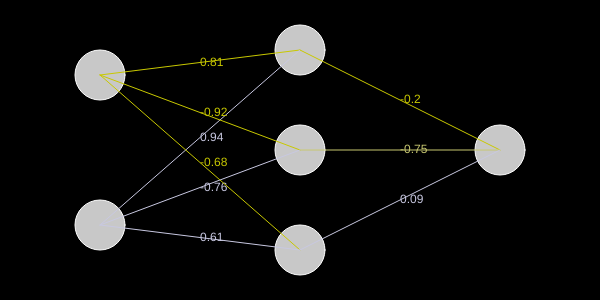
Frame 1 (no input)
Frame 60 (no input): identical to frame 1, image omitted
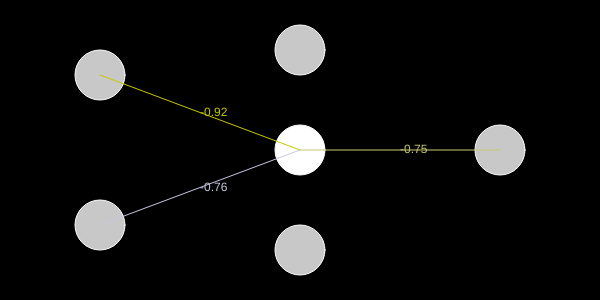
Frame 120 (the mouse pressed at the canvas centre since frame 60)

The p5.js sketch that drew these frames (run headless with seeded random() and noise() and a simulated clock; from frame 60 on, the mouse is pressed at the canvas centre):

// p5.js sketch
// ── sketch.js
var networkArch = [2,3,1];
var NeuronRadius = 25;
var focusNeuron;
var thisPrevNeuron;
var allNeuronsInOriginalPosition = true;


function setup() {
	createCanvas(600,300);
	createP('N/A').id('neuronValue');
	button = createButton('Reset Visualization').mousePressed(function () { allNeuronsInOriginalPosition = false; });
	
	network = new Network(); 
	network.generateNetwork(networkArch);
	
	
	
	//initializing neuron positions and adding new properties to the neuron object
	var Xsegmentation = width / network.layers.length;
	var Xoffset = Xsegmentation/2
	
	for (var i = 0; i < network.layers.length; i++) {
		var thisLayer = network.layers[i];
		var x = Xoffset+Xsegmentation*i;
		
		var Ysegmentation = height / thisLayer.neurons.length;
		var Yoffset = Ysegmentation/2
		
		for (var j = 0; j < thisLayer.neurons.length; j++) {
			var thisNeuron = thisLayer.neurons[j];
			var y = Yoffset+Ysegmentation*j;
			
			//adds visualization properties to the neurons:
			thisNeuron.viz = {};
			thisNeuron.viz.pos = createVector(x,y);
			thisNeuron.viz.originalPos = createVector(x,y);
			thisNeuron.viz.intersectsMouse = function () { return (this.pos.dist(createVector(mouseX, mouseY)) < NeuronRadius); } //here it is without .viz because the function is inside .viz already


		}
	}

}

function draw() {
	background(0);
	
	if (!allNeuronsInOriginalPosition) moveToOriginalPos();
	
	for (var i = 0; i < network.layers.length; i++) {
		var thisLayer = network.layers[i];
		
		for (var j = 0; j < thisLayer.neurons.length; j++) {
			var thisNeuron = thisLayer.neurons[j];
			
			fill(200);
			stroke(255);
			
			if (thisNeuron.viz.intersectsMouse()) {	fill(255); focusNeuron = thisNeuron; select('#neuronValue').html(thisNeuron.value); }
			if ((!thisNeuron.viz.intersectsMouse()) && (focusNeuron == thisNeuron)) { focusNeuron = ""; }
			
			ellipse(thisNeuron.viz.pos.x,thisNeuron.viz.pos.y,NeuronRadius*2);
			
			if (i == 0) continue;
			
			for (var k = 0; k < network.layers[i-1].neurons.length; k++) {
				var thisPrevNeuron = network.layers[i-1].neurons[k];

				if ((focusNeuron instanceof Neuron) && ((focusNeuron != thisPrevNeuron) && (focusNeuron != thisNeuron))) continue;
				
				var col = color(200,200,map(k,0,network.layers[i-1].neurons.length-1,0,225));
				fill(col); stroke(col);
				line(thisPrevNeuron.viz.pos.x,thisPrevNeuron.viz.pos.y,thisNeuron.viz.pos.x,thisNeuron.viz.pos.y);
				
				var midpoint = midPoint(thisPrevNeuron.viz.pos,thisNeuron.viz.pos);
				var thisText = roundDec(thisNeuron.weights[k],2);
				push(); noStroke();	textAlign(LEFT,CENTER);
				text(thisText,midpoint.x,midpoint.y);
				pop();
			}
		}
	}
}


function moveToOriginalPos() {
	
	allNeuronsInOriginalPosition = true;
	
	for (var i = 0; i < network.layers.length; i++) {
		var thisLayer = network.layers[i];
		
		for (var j = 0; j < thisLayer.neurons.length; j++) {
			var thisNeuron = thisLayer.neurons[j];
			
			if (thisNeuron.viz.originalPos.dist(thisNeuron.viz.pos) < 5) thisNeuron.viz.pos = thisNeuron.viz.originalPos.copy();
			if (!thisNeuron.viz.pos.equals(thisNeuron.viz.originalPos)) {
				vel = thisNeuron.viz.originalPos.copy();
				vel.sub(thisNeuron.viz.pos);
				vel.setMag(10);
				thisNeuron.viz.pos.add(vel);
				allNeuronsInOriginalPosition = false;
			}
		}
	}
}

function initVisualization() {

}

function midPoint(pos1,pos2) {
	return createVector((pos1.x+pos2.x)/2,(pos1.y+pos2.y)/2);
}
function roundDec(num,dec) {
	var dec = dec || 0;
	return Math.round(num*Math.pow(10,dec))/Math.pow(10,dec);
}

function mouseDragged () {
	if (focusNeuron instanceof Neuron) {
		focusNeuron.viz.pos = createVector(mouseX,mouseY);
	}
}

// function stringifyMatrix (matrix) {
	// var string = "";
	// for (var i =0, matrix.length
// }

// ── anntest.js

var hyperparameters = {
	population: 50,
	elitism: 0.2,
	randomBehaviour: 0.2,
	mutationRate: 0.1,
	mutationRange: 0.5,
	networkArch: [2, 3, 1], //default value
	historic: 0,
	lowHistoric: false,
	scoreSort: -1,
	nbBreededChildren: 1
}

var sigmoidFn = function(x) {
	var e = Math.exp(1);
	return (1 / (1 + Math.pow(e,-1*x)));
}
var rand = function (min, max) {
	return p5.prototype.random(min, max);
}

function Neuron () {
	var Activation = sigmoidFn;
	this.weights = []; //weights from this neuron to the next (or previous?) layer. if next layer has 3 neurons, the size of this array is 3
	this.value = 0;

	this.populateWeights = function(nbWeights) { //if nbWeights is zero, then this is the input layer
		// this.weights = [];
		for(var i = 0; i < nbWeights; i++) {
			this.weights.push(rand(-1,1));
		}
	}
	
	this.getWeightMatrix = function () {
		var matrix = [];
		for(var i = 0; i < this.weights.length; i++) matrix.push(this.weights[i]);
		return matrix;
	}

}
function Layer (id) {
	this.id = id || 0;
	this.neurons = [];

	this.createAndPopulateNeurons = function(nbNeurons, nbInputs) {
		this.neurons = [];
		for(var i = 0; i < nbNeurons; i++) {
			var n = new Neuron();
			n.populateWeights(nbInputs);
			n.value = this.id+""+i;
			this.neurons.push(n);
		}
	}
	
	this.getWeightMatrix = function () {
		var matrix = [];
		for(var i = 0; i < this.neurons.length; i++) matrix.push(this.neurons[i].getWeightMatrix());
		return matrix;
	}
}
function Network () {
	this.layers = [];
	
	this.generateNetwork = function (networkArch) { //number of neurons of input, output and hidden layers
		//networkArch is like [2,[3],1] or [2,[2,3],1] i.e. two neurons in input layer, two in first hidden, 3 in second hidden and 1 neuron in output layer
		var prevLyNeuronsNb = 0;
		var thisLayer;

		for(var i = 0; i < networkArch.length; i++) {
			prevLyNeuronsNb = i >=0?networkArch[i-1]:0; //for first layer (input layer) i=0, so i-1 cannot work. then take value 0
			thisLayer = new Layer(i);
			thisLayer.createAndPopulateNeurons(networkArch[i], prevLyNeuronsNb);
			this.layers.push(thisLayer);
		}
	}
}
